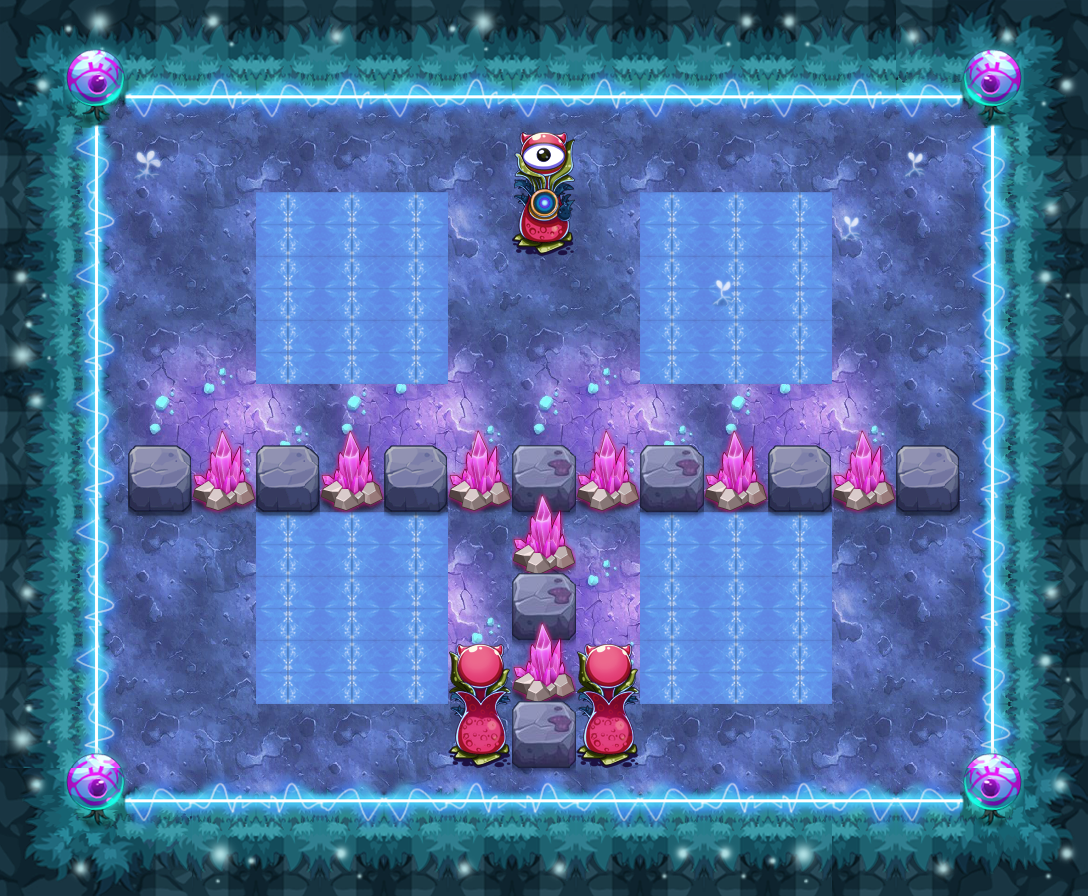

A level layout from a 2D game, rendered from its tile map. Below: a short description, then the map file with tile-grid data replaced by summaries:
An orthogonal 17x14 tile map with 64x64 px tiles, 12 tile layers (PASS, 块层 2, 块层 15, 块层 13, ...) and 27 objects (22x TRAP, 4x src4, PLAYER).

<map version="1.0" orientation="orthogonal" width="17" height="14" tilewidth="64" tileheight="64">
 <properties>
  <property name="DESTRY1" value="27" />
  <property name="DESTRY2" value="39" />
  <property name="DESTRY_COUNT" value="2" />
  <property name="EXP" value="1520" />
  <property name="ITEM" value="D060" />
  <property name="LOSE_SCRIPT" value="" />
  <property name="MONEY" value="2280" />
  <property name="START_SCRIPT" value="" />
  <property name="WIN_SCRIPT" value="" />
 </properties>
 <tileset firstgid="1" name="ysmg" tilewidth="64" tileheight="64">
  <image source="ysmg-hd.png" width="960" height="1070" />
 </tileset>
 <layer name="PASS" width="17" height="14">
  <data>[238 cells, 129 non-empty, 9 distinct tile ids]</data>
 </layer>
 <layer name="块层 2" width="17" height="14">
  <data>[238 cells, 238 non-empty, 27 distinct tile ids]</data>
 </layer>
 <layer name="块层 15" width="17" height="14">
  <data>[238 cells, 39 non-empty, 6 distinct tile ids]</data>
 </layer>
 <layer name="块层 13" width="17" height="14">
  <data>[238 cells, 52 non-empty, 6 distinct tile ids]</data>
 </layer>
 <layer name="块层 3" width="17" height="14">
  <data>[238 cells, 21 non-empty, 4 distinct tile ids]</data>
 </layer>
 <layer name="块层 6" width="17" height="14">
  <data>[238 cells, 21 non-empty, 6 distinct tile ids]</data>
 </layer>
 <layer name="SHELTER 11" width="17" height="14">
  <data>[238 cells, 2 non-empty, 1 distinct tile ids]</data>
 </layer>
 <layer name="SHELTER 10" width="17" height="14">
  <data>[238 cells, 3 non-empty, 2 distinct tile ids]</data>
 </layer>
 <layer name="SHELTER 9" width="17" height="14">
  <data>[238 cells, 1 non-empty, 1 distinct tile ids]</data>
 </layer>
 <layer name="SHELTER 8" width="17" height="14">
  <data>[238 cells, 1 non-empty, 1 distinct tile ids]</data>
 </layer>
 <layer name="SHELTER 7" width="17" height="14">
  <data>[238 cells, 1 non-empty, 1 distinct tile ids]</data>
 </layer>
 <layer name="SHELTER 6" width="17" height="14">
  <data>[238 cells, 13 non-empty, 3 distinct tile ids]</data>
 </layer>
 <objectgroup name="对象层 1" width="34" height="28">
  <object name="PLAYER" type="PLAYER" x="128" y="128" width="64" height="64" />
  <object name="src4" x="192" y="704" width="64" height="64">
   <properties>
    <property name="buff_type" value="ice_shell" />
    <property name="lua_ai" value="monster_src_ai" />
    <property name="quality" value="src4.quality" />
   </properties>
  </object>
  <object name="ice_road" type="TRAP" x="256" y="192" width="192" height="192">
   <properties>
    <property name="lua_ai" value="ice_road_ai" />
   </properties>
  </object>
  <object name="ice_road" type="TRAP" x="640" y="192" width="192" height="192">
   <properties>
    <property name="lua_ai" value="ice_road_ai" />
   </properties>
  </object>
  <object name="ice_road" type="TRAP" x="256" y="512" width="192" height="192">
   <properties>
    <property name="lua_ai" value="ice_road_ai" />
   </properties>
  </object>
  <object name="ice_road" type="TRAP" x="640" y="512" width="192" height="192">
   <properties>
    <property name="lua_ai" value="ice_road_ai" />
   </properties>
  </object>
  <object name="pg1" type="TRAP" x="320" y="256" width="64" height="64">
   <properties>
    <property name="trap_ani" value="poison_ground.actor" />
    <property name="trap_floor" value="true" />
    <property name="trap_script" value="target(&quot;PLAYER&quot;):onDamage(target(&quot;PLAYER&quot;):getHP()*0.1,&quot;TRAP&quot;);" />
    <property name="trap_start_mode" value="0" />
   </properties>
  </object>
  <object name="pg1" type="TRAP" x="704" y="256" width="64" height="64">
   <properties>
    <property name="trap_ani" value="poison_ground.actor" />
    <property name="trap_floor" value="true" />
    <property name="trap_script" value="target(&quot;PLAYER&quot;):onDamage(target(&quot;PLAYER&quot;):getHP()*0.1,&quot;TRAP&quot;);" />
    <property name="trap_start_mode" value="0" />
   </properties>
  </object>
  <object name="pg1" type="TRAP" x="320" y="576" width="64" height="64">
   <properties>
    <property name="trap_ani" value="poison_ground.actor" />
    <property name="trap_floor" value="true" />
    <property name="trap_script" value="target(&quot;PLAYER&quot;):onDamage(target(&quot;PLAYER&quot;):getHP()*0.1,&quot;TRAP&quot;);" />
    <property name="trap_start_mode" value="0" />
   </properties>
  </object>
  <object name="pg1" type="TRAP" x="704" y="576" width="64" height="64">
   <properties>
    <property name="trap_ani" value="poison_ground.actor" />
    <property name="trap_floor" value="true" />
    <property name="trap_script" value="target(&quot;PLAYER&quot;):onDamage(target(&quot;PLAYER&quot;):getHP()*0.1,&quot;TRAP&quot;);" />
    <property name="trap_start_mode" value="0" />
   </properties>
  </object>
  <object name="mp1" type="TRAP" x="448" y="384" width="64" height="64">
   <properties>
    <property name="trap_ani" value="mp.actor" />
    <property name="trap_floor" value="true" />
    <property name="trap_id" value="0" />
    <property name="trap_script" value="trap_moveto(&quot;PLAYER&quot;, &quot;mp1&quot;,target(&quot;mp2&quot;):getX(),target(&quot;mp2&quot;):getY() );" />
    <property name="trap_sound_id" value="1" />
    <property name="trap_start_mode" value="0" />
    <property name="trap_state" value="open" />
   </properties>
  </object>
  <object name="mp2" type="TRAP" x="448" y="512" width="64" height="64">
   <properties>
    <property name="trap_ani" value="mp.actor" />
    <property name="trap_floor" value="true" />
    <property name="trap_id" value="0" />
    <property name="trap_script" value="trap_moveto(&quot;PLAYER&quot;, &quot;mp2&quot;,target(&quot;mp1&quot;):getX(),target(&quot;mp1&quot;):getY() );" />
    <property name="trap_sound_id" value="1" />
    <property name="trap_start_mode" value="0" />
    <property name="trap_state" value="open" />
   </properties>
  </object>
  <object name="mp3" type="TRAP" x="576" y="384" width="64" height="64">
   <properties>
    <property name="trap_ani" value="mp.actor" />
    <property name="trap_floor" value="true" />
    <property name="trap_id" value="0" />
    <property name="trap_script" value="trap_moveto(&quot;PLAYER&quot;, &quot;mp3&quot;,target(&quot;mp4&quot;):getX(),target(&quot;mp4&quot;):getY() );" />
    <property name="trap_sound_id" value="1" />
    <property name="trap_start_mode" value="0" />
    <property name="trap_state" value="open" />
   </properties>
  </object>
  <object name="mp4" type="TRAP" x="576" y="512" width="64" height="64">
   <properties>
    <property name="trap_ani" value="mp.actor" />
    <property name="trap_floor" value="true" />
    <property name="trap_id" value="0" />
    <property name="trap_script" value="trap_moveto(&quot;PLAYER&quot;, &quot;mp4&quot;,target(&quot;mp3&quot;):getX(),target(&quot;mp3&quot;):getY() );" />
    <property name="trap_sound_id" value="1" />
    <property name="trap_start_mode" value="0" />
    <property name="trap_state" value="open" />
   </properties>
  </object>
  <object name="ice1" type="TRAP" x="448" y="512" width="64" height="192">
   <properties>
    <property name="trap_id" value="3" />
    <property name="trap_particle" value="trap_fire_up_3.plist" />
    <property name="trap_state" value="open" />
   </properties>
  </object>
  <object name="ice2" type="TRAP" x="576" y="512" width="64" height="192">
   <properties>
    <property name="trap_id" value="3" />
    <property name="trap_particle" value="trap_fire_up_3.plist" />
    <property name="trap_state" value="open" />
   </properties>
  </object>
  </objectgroup>
</map>
<!-- 11 of 27 objects omitted -->
